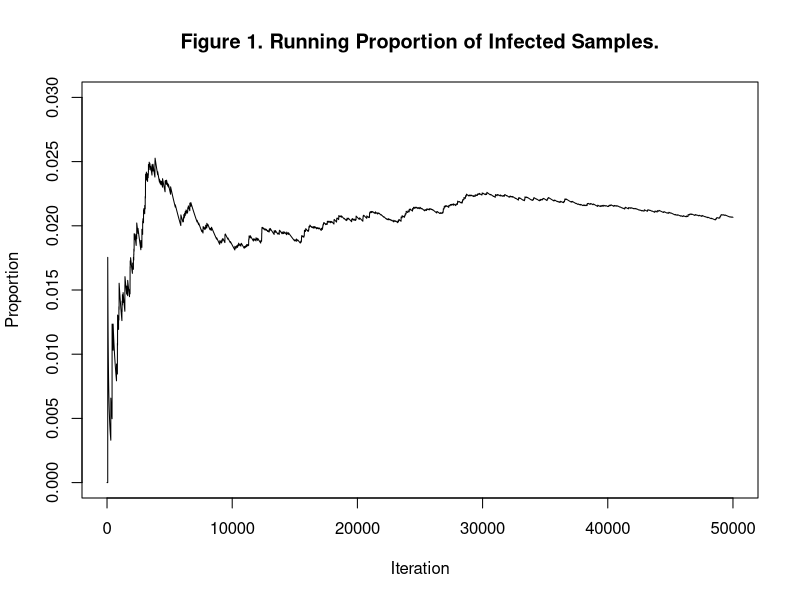
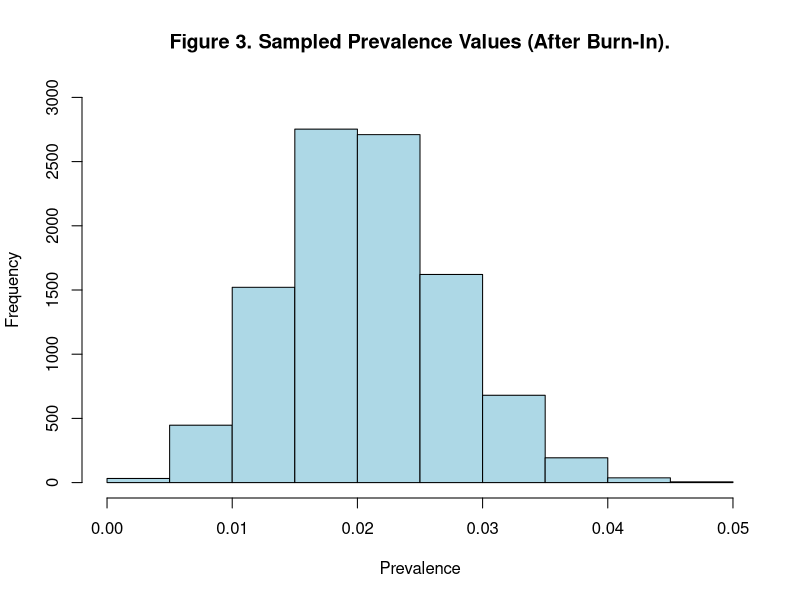
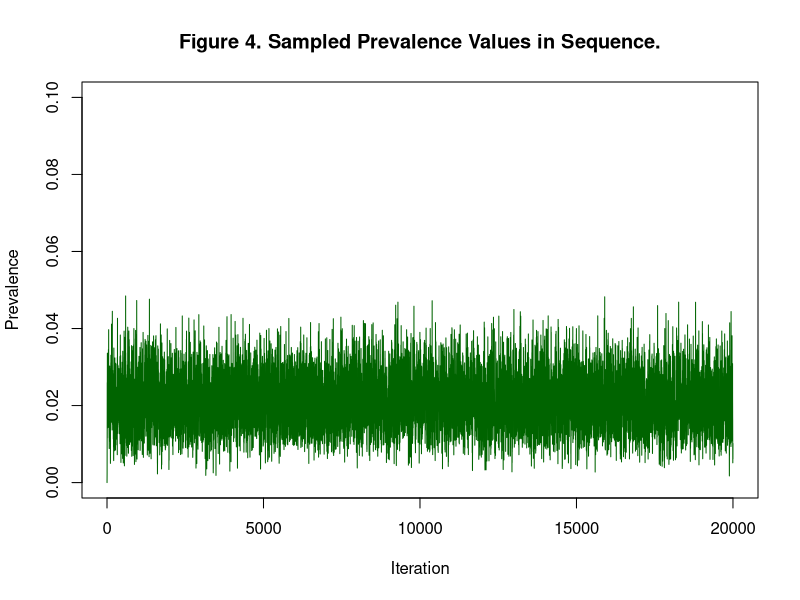
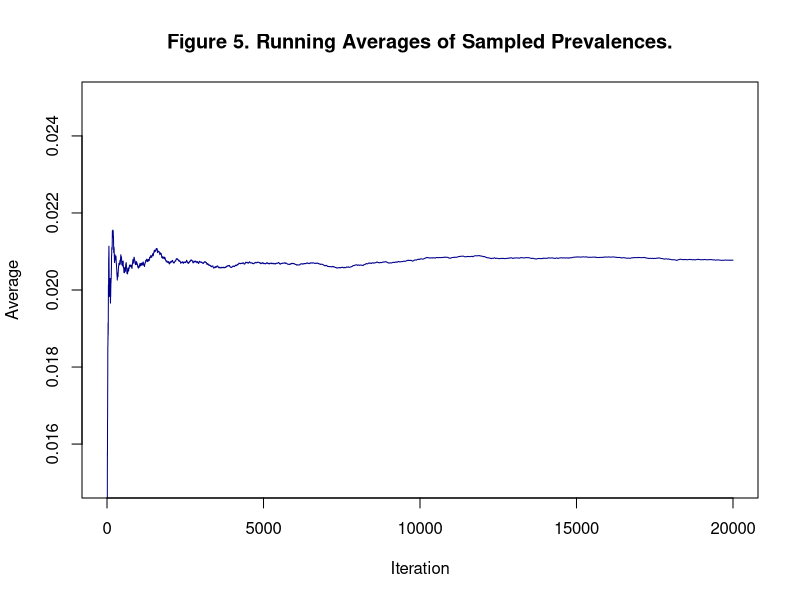

Reproduce these figures in R, in order.
## ---- chunk 1
#STATS: Gibbs Sampling, Sec 4.
#C. Fraser 7/10/99

#Gibbs Matrix Program

set.seed(1)                         #Set initial value for random number 
                                    #generator to obtain reproducible 
                                    #results. Omit for varying random 
                                    #simulation runs.

M2 <- 50000                         #Total number of iterations to be performed 
M1 <- M2 / 2                        #Number of iterations in burn-in period 

eta     <- .99                      #Sensitivity of diagnostic test
theta   <- .97                      #Specificity of diagnostic test 
gamma   <- .4024                    #Predictive value of a positive test
delta   <- .9998                    #Predictive value of a negative test


Disease <- numeric(M2)              #Vector of disease values (0 or 1)
Test    <- numeric(M2)              #Vector of test values (0 or 1)
Pi.prop <- numeric(M2)              #Vector of proportions (testing positive)
Sum     <- 0                        #Running sum (initialized to zero)
Disease[1] <- 0                     #Initialize disease vector
                                    #[Starts at m=1]
            
#Generate Values
for (m in 2:M2)
{      
      if (Disease[m-1] == 1)
            Test[m-1] <- rbinom(1,1,eta)
      else
            Test[m-1] <- rbinom(1,1,1-theta)
                                                                                    
      if (Test[m-1] == 1) 
            Disease[m] <- rbinom(1,1,gamma)
      else
            Disease[m] <- rbinom(1,1,1-delta)
                  
      Sum <- Sum + Disease[m]
      Pi.prop[m] <- Sum / m
}
## ---- chunk 2
#Calculate prevalence estimate
D1count <- sum(Disease[(M1+1):M2])            
Pi.post <- D1count / (M2 - M1)
#Output estimated prevalence
Pi.post
## ---- chunk 3
#Plot of running proportion of infected samples
plot(Pi.prop, main = "Figure 1. Running Proportion of Infected Samples.",
     xlab = "Iteration", ylab = "Proportion", type = "l", ylim = c(0, .03))

## ---- chunk 4
#STATS: Gibbs Sampling, Sec 8.
#C. Fraser 7/10/99

#Gibbs Sampler Program

set.seed(1)                           #Set initial value for random number 
                                      #generator to obtain reproducible 
                                      #results.  Omit for varying random 
                                      #simulation runs.        

#Known values: Sensitivity (eta) and specificity (theta)
eta     <- .99                        #Sensitivity
theta   <- .97                        #Specificity

#Prior density parameters
alpha   <- 2                          #Prevalence prior parameter
beta    <- 50                         #Prevalence prior parameter

#Initial test values
M2 <-   20000                         #Number of iterations
M1 <-   M2/2                          #Number of burn-in iterations
A  <-   49                            #DATA: Number testing positive
B  <-   1000 - A                      #DATA: Number testing negative
X  <-   numeric(M2)                   #Number of true positives
Y  <-   numeric(M2)                   #Number of false positives
pi <-   numeric(M2)                   #Prevalence given A, B, X, Y
Sum     <- 0                          #Running sum of sampled values of pi
Average <- numeric(M2)                #Running averages 
pi[1]   <- 0                          #Initialize prevalence vector
Average[1] <- pi[1]                   #Initialize average vector
                                      #[Vectors start at m=1]

#Generate the chain of prevalence values 
for (m in 2:M2)				
{
	X[m]    <-      rbinom(1, A, (pi[m-1]*eta)/
                                ((pi[m-1]*eta)+(1-pi[m-1])*(1-theta)))

	Y[m]    <-      rbinom(1, B, (pi[m-1]*(1-eta))/
                                ((pi[m-1]*(1-eta))+(1-pi[m-1])*theta))

	pi[m]   <-      rbeta(1, (X[m] + Y[m] + alpha), 
                                (A + B - X[m] - Y[m] + beta))

	Sum     <-      Sum + pi[m]

	Average[m] <-   Sum / m
}

#Compute quantiles of histogram
Gibbs.interval <- quantile(pi[(M1+1):M2], c(.025, .975))

#Compute mean of pi values after burn-in
mu <- mean(pi[(M1+1):M2])

#Compute median of pi values after burn-in
median <- median(pi[(M1+1):M2])
## ---- chunk 5
#Plot histogram of sampled values of pi (after burn-in)
hist(pi[(M1+1):M2], main = "Figure 3. Sampled Prevalence Values (After Burn-In).", 
     xlab = "Prevalence", ylab = "Frequency", ylim = c(0, 3000), col = "lightblue")
## ---- chunk 6
#Plot all sampled values of pi vs. iteration
plot(pi, main = "Figure 4. Sampled Prevalence Values in Sequence.",
     xlab = "Iteration", ylab = "Prevalence", type = "l", ylim = c(0, .1), col = "darkgreen")
## ---- chunk 7
#Plot all running averages of pi vs. iteration
plot(Average[2:M2], main = "Figure 5. Running Averages of Sampled Prevalences.", 
     xlab = "Iteration", ylab = "Average", type = "l", ylim = c(.015, .025), col = "darkblue")
## ---- chunk 8
#Print results
Gibbs.interval
mu
median

